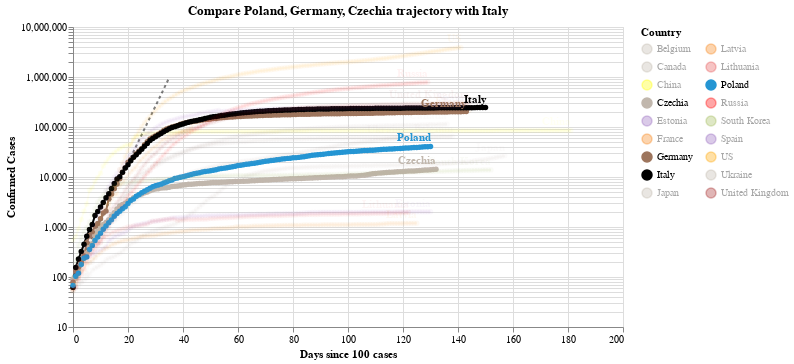

The notebook cell this image was saved under:
### Code cell
#hide_input
chart2 = make_since_chart(dff2,['Poland', 'Germany', 'Czechia'], baseline_countries)
chart2

### Figure 1 — Vega-Lite specification as saved in the notebook (floating-point values rounded to 4 significant figures; data arrays with more than 128 entries replaced by an {"elided": "..."} marker saying what was removed)
{"config": {"view": {"continuousWidth": 400, "continuousHeight": 300}}, "layer": [{"data": {"name": "data-628230001892d6798b50651be41d1b3e"}, "mark": {"type": "line", "color": "black", "opacity": 0.5, "strokeDash": [3, 3]}, "encoding": {"x": {"type": "quantitative", "field": "Days since 100 cases"}, "y": {"type": "quantitative", "field": "Confirmed Cases"}}}, {"data": {"name": "data-c060b397ea578c49edf20be1935c556a"}, "mark": {"type": "line", "point": true}, "encoding": {"color": {"type": "nominal", "field": "Country", "legend": {"columns": 2}, "scale": {"domain": ["Belgium", "Canada", "China", "Czechia", "Estonia", "France", "Germany", "Italy", "Japan", "Latvia", "Lithuania", "Poland", "Russia", "South Korea", "Spain", "US", "Ukraine", "United Kingdom"], "range": ["#C1B7AD", "#C1B7AD", "yellow", "#C1B7AD", "#9467bd", "#F58518", "#9D755D", "black", "#C1B7AD", "#F58518", "#E45756", "#2495D3", "red", "#A1BA59", "#9467bd", "orange", "#C1B7AD", "brown"]}}, "opacity": {"condition": {"value": 1, "selection": "selector002"}, "value": 0.05}, "tooltip": [{"type": "nominal", "field": "Country"}, {"type": "temporal", "field": "Date"}, {"type": "quantitative", "field": "Confirmed Cases"}, {"type": "quantitative", "field": "Days since 100 cases"}], "x": {"type": "quantitative", "field": "Days since 100 cases"}, "y": {"type": "quantitative", "field": "Confirmed Cases", "scale": {"type": "log"}}}, "selection": {"selector002": {"type": "multi", "fields": ["Country"], "bind": "legend", "init": [{"Country": "Poland"}, {"Country": "Germany"}, {"Country": "Czechia"}, {"Country": "Italy"}]}}, "width": 550}, {"data": {"name": "data-c060b397ea578c49edf20be1935c556a"}, "mark": {"type": "text", "align": "right", "dy": -8, "fontWeight": "bold"}, "encoding": {"color": {"type": "nominal", "field": "Country", "legend": {"columns": 2}, "scale": {"domain": ["Belgium", "Canada", "China", "Czechia", "Estonia", "France", "Germany", "Italy", "Japan", "Latvia", "Lithuania", "Poland", "Russia", "South Korea", "Spain", "US", "Ukraine", "United Kingdom"], "range": ["#C1B7AD", "#C1B7AD", "yellow", "#C1B7AD", "#9467bd", "#F58518", "#9D755D", "black", "#C1B7AD", "#F58518", "#E45756", "#2495D3", "red", "#A1BA59", "#9467bd", "orange", "#C1B7AD", "brown"]}}, "opacity": {"condition": {"value": 1, "selection": "selector002"}, "value": 0.05}, "text": {"type": "nominal", "field": "Country"}, "tooltip": [{"type": "nominal", "field": "Country"}, {"type": "temporal", "field": "Date"}, {"type": "quantitative", "field": "Confirmed Cases"}, {"type": "quantitative", "field": "Days since 100 cases"}], "x": {"type": "quantitative", "field": "Days since 100 cases"}, "y": {"type": "quantitative", "field": "Confirmed Cases", "scale": {"type": "log"}}}, "transform": [{"filter": "(datum['Date'] >= 1595289600000)"}], "width": 550}], "title": "Compare Poland, Germany, Czechia trajectory with Italy", "$schema": "https://vega.github.io/schema/vega-lite/v4.0.2.json", "datasets": {"data-628230001892d6798b50651be41d1b3e": [{"Days since 100 cases": 0, "Confirmed Cases": 100.0}, {"Days since 100 cases": 1, "Confirmed Cases": 130.0}, {"Days since 100 cases": 2, "Confirmed Cases": 169.0}, {"Days since 100 cases": 3, "Confirmed Cases": 219.7}, {"Days since 100 cases": 4, "Confirmed Cases": 285.6}, {"Days since 100 cases": 5, "Confirmed Cases": 371.3}, {"Days since 100 cases": 6, "Confirmed Cases": 482.7}, {"Days since 100 cases": 7, "Confirmed Cases": 627.5}, {"Days since 100 cases": 8, "Confirmed Cases": 815.7}, {"Days since 100 cases": 9, "Confirmed Cases": 1060.0}, {"Days since 100 cases": 10, "Confirmed Cases": 1379.0}, {"Days since 100 cases": 11, "Confirmed Cases": 1792.0}, {"Days since 100 cases": 12, "Confirmed Cases": 2330.0}, {"Days since 100 cases": 13, "Confirmed Cases": 3029.0}, {"Days since 100 cases": 14, "Confirmed Cases": 3937.0}, {"Days since 100 cases": 15, "Confirmed Cases": 5119.0}, {"Days since 100 cases": 16, "Confirmed Cases": 6654.0}, {"Days since 100 cases": 17, "Confirmed Cases": 8650.0}, {"Days since 100 cases": 18, "Confirmed Cases": 11250.0}, {"Days since 100 cases": 19, "Confirmed Cases": 14620.0}, {"Days since 100 cases": 20, "Confirmed Cases": 19000.0}, {"Days since 100 cases": 21, "Confirmed Cases": 24710.0}, {"Days since 100 cases": 22, "Confirmed Cases": 32120.0}, {"Days since 100 cases": 23, "Confirmed Cases": 41750.0}, {"Days since 100 cases": 24, "Confirmed Cases": 54280.0}, {"Days since 100 cases": 25, "Confirmed Cases": 70560.0}, {"Days since 100 cases": 26, "Confirmed Cases": 91730.0}, {"Days since 100 cases": 27, "Confirmed Cases": 119300.0}, {"Days since 100 cases": 28, "Confirmed Cases": 155000.0}, {"Days since 100 cases": 29, "Confirmed Cases": 201500.0}, {"Days since 100 cases": 30, "Confirmed Cases": 262000.0}, {"Days since 100 cases": 31, "Confirmed Cases": 340600.0}, {"Days since 100 cases": 32, "Confirmed Cases": 442800.0}, {"Days since 100 cases": 33, "Confirmed Cases": 575600.0}, {"Days since 100 cases": 34, "Confirmed Cases": 748300.0}, {"Days since 100 cases": 35, "Confirmed Cases": 972800.0}], "data-c060b397ea578c49edf20be1935c556a": {"elided": "2535 records"}}}
